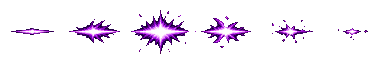
#> input picture assets/vfx/pixel/active_execution.png, 384 x 64 px
$ python -i import_generated_pixel_vfx.py   (imports and definitions only)
#> lines starting #> are read from the running program, lines starting #| are printed output that depends on the picture; after the words box and inside, x2 and y2 are one past the last pixel; in counts of white or black regions, pixels touching at a corner belong together
"""Mechanical preparation of imagegen artwork (no procedural replacement art).

The original atlas and prompt are retained beside the manifest. The user approved
cropping, nearest-neighbour reduction and alpha cleanup for Godot sprite import.
Run: python tools/import_generated_pixel_vfx.py --manifest assets/vfx/pixel/source_manifest.json
"""
from __future__ import annotations

import argparse
import json
from pathlib import Path

from PIL import Image, ImageDraw

ROOT = Path(__file__).resolve().parents[1]
OUT = ROOT / "assets/vfx/pixel"


def cell(image: Image.Image, column: int, row: int, columns: int, rows: int) -> Image.Image:
    return image.crop((round(image.width * column / columns), round(image.height * row / rows),
                       round(image.width * (column + 1) / columns), round(image.height * (row + 1) / rows)))


# [90 lines left out: functions hard_alpha, animation_rows, single_animation, markers, not called in this run]


def wall_edges(path: Path) -> None:
#> called with path = '../assets/vfx/pixel/active_execution.png'
    source = Image.open(path).convert("RGB")
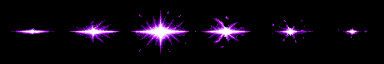
#> source: PIL image 384x64 RGB; mean R, G, B 13.8, 6.7, 16.9
    strip = Image.new("RGBA", (128, 16))
#> strip: PIL image 128x16 RGBA; every value is 0
    for index in range(8):
        tile = cell(source, index % 4, index // 4, 4, 2)
        # The generator left a black sheet gutter. Trim the gutter, not the
        # designed mortar seams inside a tile. No drawing/rotation/recolouring.
        mask = tile.convert("L").point(lambda value: 255 if value > 5 else 0)
        bounds = mask.getbbox()
        if bounds is None:
            raise ValueError("Blank wall tile")
        small = tile.crop(bounds).resize((16, 16), Image.Resampling.NEAREST).convert("RGBA")
        strip.paste(small, (16 * index, 0))
#> this loop made 8 passes
#> bounds on passes 1 to 8: (11, 19, 96, 32), (0, 10, 93, 32), (3, 16, 96, 32), (0, 20, 80, 32), (16, 0, 96, 11), (0, 0, 91, 22), (12, 0, 96, 16), (0, 0, 78, 11)
#> pass 1, in wall_edges, `tile = cell(source, index % 4, index // 4, 4, 2)`:
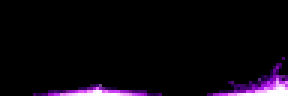
#> tile: PIL image 96x32 RGB (shown 3 times larger); mean R, G, B 11.1, 6, 13.2
#> pass 1, in wall_edges, `mask = tile.convert("L").point(lambda value: 255 if value > 5 else 0)`:
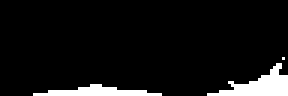
#> mask: PIL image 96x32 L (shown 3 times larger); 7.4% white; 3 white regions (1 under 20 px), largest, box (x1, y1, x2, y2) and area: (69, 21, 96, 32) 132, (11, 28, 54, 32) 93
#> pass 1, in wall_edges, `small = tile.crop(bounds).resize((16, 16), Image.Resampling.NEAREST).c..`:
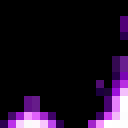
#> small: PIL image 16x16 RGBA (shown 8 times larger); mean R, G, B, A 28.6, 15.7, 34, 255
#> pass 2, in wall_edges, `tile = cell(source, index % 4, index // 4, 4, 2)`:
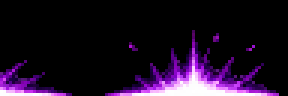
#> tile: PIL image 96x32 RGB (shown 3 times larger); mean R, G, B 28, 14.4, 34.1
#> after the loop:
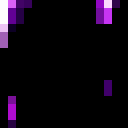
#> small: PIL image 16x16 RGBA (shown 8 times larger); mean R, G, B, A 14.3, 6.5, 17.4, 255
#> after the loop:
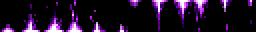
#> strip: PIL image 128x16 RGBA (shown 2 times larger); mean R, G, B, A 28.8, 14, 35, 255
    strip.save(ROOT / "assets/tiles/royal/wall_edges.png")


# [33 lines left out: functions preview, main, not called in this run]


# [2 lines not run here, left out]

>>> result = wall_edges('../assets/vfx/pixel/active_execution.png')

$ run again, on assets/vfx/pixel/concept_dark_rift.png
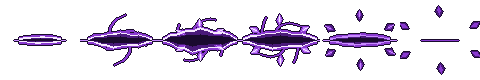
#> input picture assets/vfx/pixel/concept_dark_rift.png, 480 x 80 px
#> the loop in wall_edges, `for index in range(8):` made 8 passes
#> bounds on passes 1 to 8: (14, 16, 120, 40), (0, 13, 120, 40), (0, 9, 120, 40), (0, 5, 120, 40), (13, 0, 120, 27), (0, 0, 120, 24), (0, 0, 120, 30), (0, 0, 120, 35)
#> pass 1, in wall_edges, `mask = tile.convert("L").point(lambda value: 255 if value > 5 else 0)`:
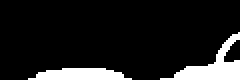
#> mask: PIL image 120x40 L (shown 2 times larger); 11.6% white; 2 white regions, box (x1, y1, x2, y2) and area: (80, 16, 120, 40) 321, (14, 34, 66, 40) 238
#> after the loop in wall_edges, `for index in range(8):`:
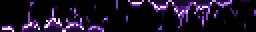
#> strip: PIL image 128x16 RGBA (shown 2 times larger); mean R, G, B, A 26.6, 15.9, 36.9, 255
